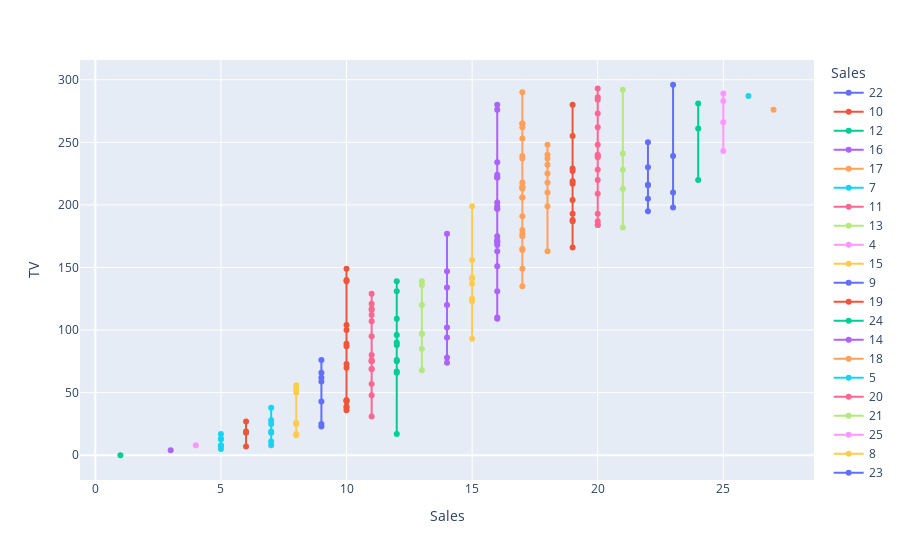

Notebook source saved alongside this figure:
### Markdown cell above
### Line Plots

### Code cell
fig = px.line(df, x='Sales', y='TV', color='Sales', markers=True)
fig.show()

### Figure 1 — Plotly figure (JSON) as saved in the notebook; plotly's stock layout.template omitted (floating-point values rounded to 4 significant figures)
{"data": [{"hovertemplate": "Sales=%{x}<br>TV=%{y}<extra></extra>", "legendgroup": "22", "line": {"color": "#636efa", "dash": "solid"}, "marker": {"symbol": "circle"}, "mode": "markers+lines", "name": "22", "orientation": "v", "showlegend": true, "type": "scatter", "x": [22, 22, 22, 22, 22, 22], "xaxis": "x", "y": [230, 195, 216, 216, 250, 205], "yaxis": "y"}, {"hovertemplate": "Sales=%{x}<br>TV=%{y}<extra></extra>", "legendgroup": "10", "line": {"color": "#EF553B", "dash": "solid"}, "marker": {"symbol": "circle"}, "mode": "markers+lines", "name": "10", "orientation": "v", "showlegend": true, "type": "scatter", "x": [10, 10, 10, 10, 10, 10, 10, 10, 10, 10, 10, 10, 10, 10, 10], "xaxis": "x", "y": [44, 70, 43, 89, 100, 87, 36, 73, 104, 140, 38, 44, 149, 139, 39], "yaxis": "y"}, {"hovertemplate": "Sales=%{x}<br>TV=%{y}<extra></extra>", "legendgroup": "12", "line": {"color": "#00cc96", "dash": "solid"}, "marker": {"symbol": "circle"}, "mode": "markers+lines", "name": "12", "orientation": "v", "showlegend": true, "type": "scatter", "x": [12, 12, 12, 12, 12, 12, 12, 12, 12, 12, 12], "xaxis": "x", "y": [17, 66, 67, 109, 76, 88, 90, 75, 139, 96, 131], "yaxis": "y"}, {"hovertemplate": "Sales=%{x}<br>TV=%{y}<extra></extra>", "legendgroup": "16", "line": {"color": "#ab63fa", "dash": "solid"}, "marker": {"symbol": "circle"}, "mode": "markers+lines", "name": "16", "orientation": "v", "showlegend": true, "type": "scatter", "x": [16, 16, 16, 16, 16, 16, 16, 16, 16, 16, 16, 16, 16, 16, 16, 16, 16, 16, 16, 16], "xaxis": "x", "y": [151, 202, 175, 199, 131, 110, 109, 163, 197, 222, 224, 280, 197, 171, 172, 234, 168, 222, 170, 276], "yaxis": "y"}, {"hovertemplate": "Sales=%{x}<br>TV=%{y}<extra></extra>", "legendgroup": "17", "line": {"color": "#FFA15A", "dash": "solid"}, "marker": {"symbol": "circle"}, "mode": "markers+lines", "name": "17", "orientation": "v", "showlegend": true, "type": "scatter", "x": [17, 17, 17, 17, 17, 17, 17, 17, 17, 17, 17, 17, 17, 17, 17, 17, 17, 17, 17, 17, 17], "xaxis": "x", "y": [180, 214, 237, 262, 265, 290, 177, 206, 213, 239, 135, 175, 265, 206, 215, 164, 165, 218, 253, 191, 149], "yaxis": "y"}, {"hovertemplate": "Sales=%{x}<br>TV=%{y}<extra></extra>", "legendgroup": "7", "line": {"color": "#19d3f3", "dash": "solid"}, "marker": {"symbol": "circle"}, "mode": "markers+lines", "name": "7", "orientation": "v", "showlegend": true, "type": "scatter", "x": [7, 7, 7, 7, 7, 7, 7], "xaxis": "x", "y": [8, 28, 25, 18, 11, 19, 38], "yaxis": "y"}, {"hovertemplate": "Sales=%{x}<br>TV=%{y}<extra></extra>", "legendgroup": "11", "line": {"color": "#FF6692", "dash": "solid"}, "marker": {"symbol": "circle"}, "mode": "markers+lines", "name": "11", "orientation": "v", "showlegend": true, "type": "scatter", "x": [11, 11, 11, 11, 11, 11, 11, 11, 11, 11, 11, 11, 11, 11, 11, 11], "xaxis": "x", "y": [57, 69, 112, 95, 69, 31, 129, 116, 76, 75, 107, 80, 48, 121, 117, 75], "yaxis": "y"}, {"hovertemplate": "Sales=%{x}<br>TV=%{y}<extra></extra>", "legendgroup": "13", "line": {"color": "#B6E880", "dash": "solid"}, "marker": {"symbol": "circle"}, "mode": "markers+lines", "name": "13", "orientation": "v", "showlegend": true, "type": "scatter", "x": [13, 13, 13, 13, 13, 13, 13], "xaxis": "x", "y": [120, 97, 97, 136, 139, 68, 85], "yaxis": "y"}, {"hovertemplate": "Sales=%{x}<br>TV=%{y}<extra></extra>", "legendgroup": "4", "line": {"color": "#FF97FF", "dash": "solid"}, "marker": {"symbol": "circle"}, "mode": "markers+lines", "name": "4", "orientation": "v", "showlegend": true, "type": "scatter", "x": [4], "xaxis": "x", "y": [8], "yaxis": "y"}, {"hovertemplate": "Sales=%{x}<br>TV=%{y}<extra></extra>", "legendgroup": "15", "line": {"color": "#FECB52", "dash": "solid"}, "marker": {"symbol": "circle"}, "mode": "markers+lines", "name": "15", "orientation": "v", "showlegend": true, "type": "scatter", "x": [15, 15, 15, 15, 15, 15, 15, 15], "xaxis": "x", "y": [199, 142, 137, 125, 141, 123, 93, 156], "yaxis": "y"}, {"hovertemplate": "Sales=%{x}<br>TV=%{y}<extra></extra>", "legendgroup": "9", "line": {"color": "#636efa", "dash": "solid"}, "marker": {"symbol": "circle"}, "mode": "markers+lines", "name": "9", "orientation": "v", "showlegend": true, "type": "scatter", "x": [9, 9, 9, 9, 9, 9, 9], "xaxis": "x", "y": [23, 62, 66, 76, 59, 25, 43], "yaxis": "y"}, {"hovertemplate": "Sales=%{x}<br>TV=%{y}<extra></extra>", "legendgroup": "19", "line": {"color": "#EF553B", "dash": "solid"}, "marker": {"symbol": "circle"}, "mode": "markers+lines", "name": "19", "orientation": "v", "showlegend": true, "type": "scatter", "x": [19, 19, 19, 19, 19, 19, 19, 19, 19, 19, 19], "xaxis": "x", "y": [204, 227, 217, 280, 187, 255, 229, 219, 193, 188, 166], "yaxis": "y"}, {"hovertemplate": "Sales=%{x}<br>TV=%{y}<extra></extra>", "legendgroup": "24", "line": {"color": "#00cc96", "dash": "solid"}, "marker": {"symbol": "circle"}, "mode": "markers+lines", "name": "24", "orientation": "v", "showlegend": true, "type": "scatter", "x": [24, 24, 24], "xaxis": "x", "y": [281, 261, 220], "yaxis": "y"}, {"hovertemplate": "Sales=%{x}<br>TV=%{y}<extra></extra>", "legendgroup": "14", "line": {"color": "#ab63fa", "dash": "solid"}, "marker": {"symbol": "circle"}, "mode": "markers+lines", "name": "14", "orientation": "v", "showlegend": true, "type": "scatter", "x": [14, 14, 14, 14, 14, 14, 14, 14], "xaxis": "x", "y": [147, 74, 102, 120, 134, 78, 94, 177], "yaxis": "y"}, {"hovertemplate": "Sales=%{x}<br>TV=%{y}<extra></extra>", "legendgroup": "18", "line": {"color": "#FFA15A", "dash": "solid"}, "marker": {"symbol": "circle"}, "mode": "markers+lines", "name": "18", "orientation": "v", "showlegend": true, "type": "scatter", "x": [18, 18, 18, 18, 18, 18, 18, 18, 18], "xaxis": "x", "y": [218, 248, 210, 237, 199, 225, 240, 163, 232], "yaxis": "y"}, {"hovertemplate": "Sales=%{x}<br>TV=%{y}<extra></extra>", "legendgroup": "5", "line": {"color": "#19d3f3", "dash": "solid"}, "marker": {"symbol": "circle"}, "mode": "markers+lines", "name": "5", "orientation": "v", "showlegend": true, "type": "scatter", "x": [5, 5, 5, 5, 5, 5], "xaxis": "x", "y": [13, 7, 5, 13, 8, 17], "yaxis": "y"}, {"hovertemplate": "Sales=%{x}<br>TV=%{y}<extra></extra>", "legendgroup": "20", "line": {"color": "#FF6692", "dash": "solid"}, "marker": {"symbol": "circle"}, "mode": "markers+lines", "name": "20", "orientation": "v", "showlegend": true, "type": "scatter", "x": [20, 20, 20, 20, 20, 20, 20, 20, 20, 20, 20, 20, 20, 20, 20, 20], "xaxis": "x", "y": [228, 240, 293, 262, 239, 193, 184, 238, 209, 273, 184, 220, 187, 284, 248, 286], "yaxis": "y"}, {"hovertemplate": "Sales=%{x}<br>TV=%{y}<extra></extra>", "legendgroup": "21", "line": {"color": "#B6E880", "dash": "solid"}, "marker": {"symbol": "circle"}, "mode": "markers+lines", "name": "21", "orientation": "v", "showlegend": true, "type": "scatter", "x": [21, 21, 21, 21, 21], "xaxis": "x", "y": [292, 228, 182, 213, 241], "yaxis": "y"}, {"hovertemplate": "Sales=%{x}<br>TV=%{y}<extra></extra>", "legendgroup": "25", "line": {"color": "#FF97FF", "dash": "solid"}, "marker": {"symbol": "circle"}, "mode": "markers+lines", "name": "25", "orientation": "v", "showlegend": true, "type": "scatter", "x": [25, 25, 25, 25], "xaxis": "x", "y": [266, 289, 243, 283], "yaxis": "y"}, {"hovertemplate": "Sales=%{x}<br>TV=%{y}<extra></extra>", "legendgroup": "8", "line": {"color": "#FECB52", "dash": "solid"}, "marker": {"symbol": "circle"}, "mode": "markers+lines", "name": "8", "orientation": "v", "showlegend": true, "type": "scatter", "x": [8, 8, 8, 8, 8, 8, 8], "xaxis": "x", "y": [25, 53, 26, 16, 17, 50, 56], "yaxis": "y"}, {"hovertemplate": "Sales=%{x}<br>TV=%{y}<extra></extra>", "legendgroup": "23", "line": {"color": "#636efa", "dash": "solid"}, "marker": {"symbol": "circle"}, "mode": "markers+lines", "name": "23", "orientation": "v", "showlegend": true, "type": "scatter", "x": [23, 23, 23, 23], "xaxis": "x", "y": [239, 198, 210, 296], "yaxis": "y"}, {"hovertemplate": "Sales=%{x}<br>TV=%{y}<extra></extra>", "legendgroup": "6", "line": {"color": "#EF553B", "dash": "solid"}, "marker": {"symbol": "circle"}, "mode": "markers+lines", "name": "6", "orientation": "v", "showlegend": true, "type": "scatter", "x": [6, 6, 6, 6], "xaxis": "x", "y": [27, 19, 7, 18], "yaxis": "y"}, {"hovertemplate": "Sales=%{x}<br>TV=%{y}<extra></extra>", "legendgroup": "1", "line": {"color": "#00cc96", "dash": "solid"}, "marker": {"symbol": "circle"}, "mode": "markers+lines", "name": "1", "orientation": "v", "showlegend": true, "type": "scatter", "x": [1], "xaxis": "x", "y": [0], "yaxis": "y"}, {"hovertemplate": "Sales=%{x}<br>TV=%{y}<extra></extra>", "legendgroup": "3", "line": {"color": "#ab63fa", "dash": "solid"}, "marker": {"symbol": "circle"}, "mode": "markers+lines", "name": "3", "orientation": "v", "showlegend": true, "type": "scatter", "x": [3], "xaxis": "x", "y": [4], "yaxis": "y"}, {"hovertemplate": "Sales=%{x}<br>TV=%{y}<extra></extra>", "legendgroup": "27", "line": {"color": "#FFA15A", "dash": "solid"}, "marker": {"symbol": "circle"}, "mode": "markers+lines", "name": "27", "orientation": "v", "showlegend": true, "type": "scatter", "x": [27], "xaxis": "x", "y": [276], "yaxis": "y"}, {"hovertemplate": "Sales=%{x}<br>TV=%{y}<extra></extra>", "legendgroup": "26", "line": {"color": "#19d3f3", "dash": "solid"}, "marker": {"symbol": "circle"}, "mode": "markers+lines", "name": "26", "orientation": "v", "showlegend": true, "type": "scatter", "x": [26], "xaxis": "x", "y": [287], "yaxis": "y"}], "layout": {"autosize": true, "legend": {"title": {"text": "Sales"}, "tracegroupgap": 0}, "margin": {"t": 60}, "xaxis": {"anchor": "y", "autorange": true, "categoryarray": [22, 10, 12, 16, 17, 7, 11, 13, 4, 15, 9, 19, 24, 14, 18, 5, 20, 21, 25, 8, 23, 6, 1, 3, 27, 26], "categoryorder": "array", "domain": [0, 1], "range": [-0.5574, 28.56], "title": {"text": "Sales"}, "type": "linear"}, "yaxis": {"anchor": "x", "autorange": true, "domain": [0, 1], "range": [-22.92, 318.9], "title": {"text": "TV"}, "type": "linear"}}}
